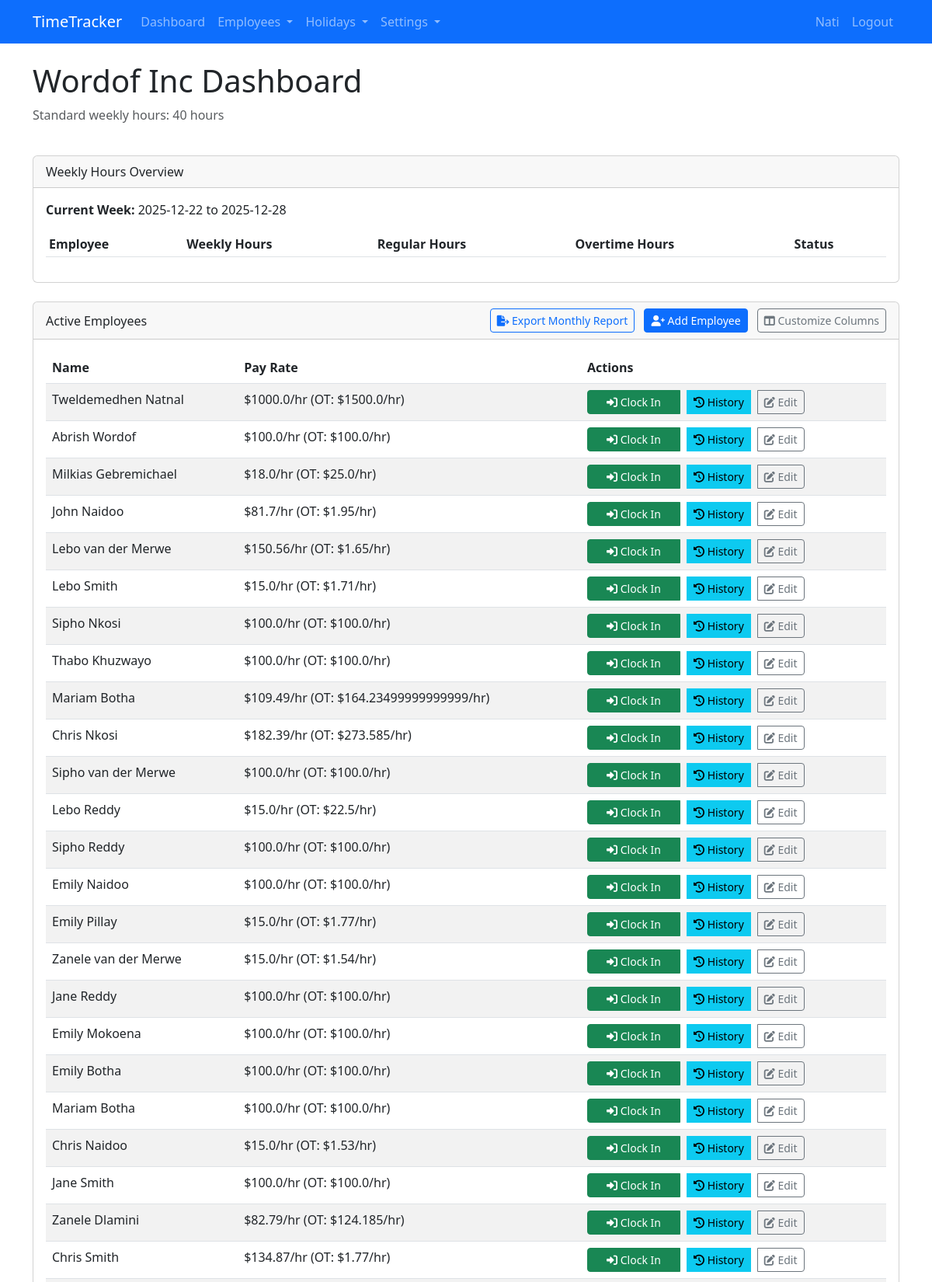
The page /dashboard (signed in, upper part) on the database its author committed.
### app.py (models this page shows, shortened)
class User(UserMixin, db.Model):
    id = db.Column(db.Integer, primary_key=True)
    username = db.Column(db.String(80), unique=True, nullable=False)
    email = db.Column(db.String(120), unique=True, nullable=False)
    password_hash = db.Column(db.String(128))
    is_admin = db.Column(db.Boolean, default=False)
    company_id = db.Column(db.Integer, db.ForeignKey('company.id'))

class Company(db.Model):
    id = db.Column(db.Integer, primary_key=True)
    name = db.Column(db.String(100), nullable=False)
    standard_hours = db.Column(db.Integer, default=40)  # Standard weekly hours before overtime
    default_night_allowance = db.Column(db.Float, default=0.1)  # Default night shift allowance
    default_work_start_time = db.Column(db.Time, default=time(9, 0))  # Default: 9:00 AM
    default_work_end_time = db.Column(db.Time, default=time(17, 0))  # Default: 5:00 PM
    enforce_work_hours = db.Column(db.Boolean, default=False)  # Whether to enforce work hours
    users = db.relationship('User', backref='company', lazy=True)
    employees = db.relationship('Employee', backref='company', lazy=True)
    job_titles = db.relationship('JobTitle', backref='company', lazy=True)
    locations = db.relationship('Location', backref='company', lazy=True)
    groups = db.relationship('EmployeeGroup', backref='company', lazy=True)

class ColumnSettings(db.Model):
    id = db.Column(db.Integer, primary_key=True)
    company_id = db.Column(db.Integer, db.ForeignKey('company.id'), nullable=False)
    view_type = db.Column(db.String(50), nullable=False)  # 'dashboard', 'employee_timesheet', 'group_timesheet'
    column_name = db.Column(db.String(50), nullable=False)
    display_name = db.Column(db.String(100))
    is_visible = db.Column(db.Boolean, default=True)
    display_order = db.Column(db.Integer, default=0)
    company = db.relationship('Company', backref='column_settings')
    __table_args__ = (db.UniqueConstraint('company_id', 'view_type', 'column_name', name='_company_view_column_uc'),)
    @staticmethod
    def get_visible_columns(company_id, view_type):
        settings = ColumnSettings.query.filter_by(
            company_id=company_id,
            view_type=view_type,
            is_visible=True
        ).order_by(ColumnSettings.display_order).all()
        return settings

class Employee(db.Model):
    id = db.Column(db.Integer, primary_key=True)
    first_name = db.Column(db.String(50), nullable=False)
    last_name = db.Column(db.String(50), nullable=False)
    email = db.Column(db.String(120), unique=True, nullable=False)
    phone = db.Column(db.String(20))
    hourly_rate = db.Column(db.Float, nullable=False)
    overtime_rate = db.Column(db.Float, nullable=False)
    weekend_rate = db.Column(db.Float, nullable=False)
    additional_info = db.Column(db.Text)
    company_id = db.Column(db.Integer, db.ForeignKey('company.id'), nullable=False)
    job_title_id = db.Column(db.Integer, db.ForeignKey('job_title.id'))
    location_id = db.Column(db.Integer, db.ForeignKey('location.id'))
    rate_function_id = db.Column(db.Integer, db.ForeignKey('rate_function.id'))
    is_sunday_worker = db.Column(db.Boolean, default=False)  # Field for Sunday workers
    is_holiday_worker = db.Column(db.Boolean, default=False)  # Field for holiday workers
    is_night_worker = db.Column(db.Boolean, default=False)  # Field for night shift workers
    night_shift_allowance = db.Column(db.Float, default=0.1)  # Allowance rate for night shifts
    timesheets = db.relationship('Timesheet', backref='employee', lazy=True)
    is_active = db.Column(db.Boolean, default=True)
    work_start_time = db.Column(db.Time, nullable=True)  # Custom start time, NULL means use job title or company default
    work_end_time = db.Column(db.Time, nullable=True)    # Custom end time, NULL means use job title or company default

### app.py (the view, shortened to what this page needs)
@app.route('/dashboard')
@login_required
def dashboard():
    company = current_user.company
    active_employees = Employee.query.filter_by(company_id=company.id, is_active=True).all()
    active_timesheets = {}
    for employee in active_employees:
        active_timesheet = Timesheet.query.filter_by(employee_id=employee.id, clock_out=None).first()
        if active_timesheet:
            active_timesheets[employee.id] = active_timesheet
    import calendar
    import datetime
    month_names = list(calendar.month_name)[1:]  # Skip the first empty element
    current_month = datetime.datetime.now().month
    current_year = datetime.datetime.now().year
    today = datetime.datetime.now()
    week_start = today - datetime.timedelta(days=today.weekday())  # Monday of this week
    week_start = week_start.replace(hour=0, minute=0, second=0, microsecond=0)
    week_end = week_start + datetime.timedelta(days=6)  # Sunday of this week
    week_end = week_end.replace(hour=23, minute=59, second=59)
    weekly_hours = {}
    for employee in active_employees:
        completed_timesheets = Timesheet.query.filter(
            Timesheet.employee_id == employee.id,
            Timesheet.clock_in >= week_start,
            Timesheet.clock_in <= week_end,
            Timesheet.clock_out != None
        ).all()
        total_hours = sum(ts.calculate_hours() for ts in completed_timesheets)
        if employee.id in active_timesheets:
            active_ts = active_timesheets[employee.id]
            now = datetime.datetime.now()
            active_hours = (now - active_ts.clock_in).total_seconds() / 3600
            total_hours += active_hours
        weekly_hours[employee.id] = total_hours
    custom_fields = CustomField.query.filter_by(company_id=company.id).all()
    dashboard_columns = ColumnSettings.get_visible_columns(company.id, 'dashboard')
    for field in custom_fields:
        column_name = f"custom_{field.id}"
        existing = ColumnSettings.query.filter_by(
            company_id=company.id,
            view_type='dashboard',
            column_name=column_name
        ).first()
    if custom_fields:
        db.session.commit()
    return render_template('dashboard.html',
                          company=company,
                          employees=active_employees,
                          active_timesheets=active_timesheets,
                          month_names=month_names,
                          current_month=current_month,
                          current_year=current_year,
                          weekly_hours=weekly_hours,
                          week_start_date=week_start.date(),
                          week_end_date=week_end.date(),
                          dashboard_columns=dashboard_columns,
                          custom_fields=custom_fields)

### app.py (called while the page is built)
@login_manager.user_loader
def load_user(user_id):
    return User.query.get(int(user_id))

### templates/dashboard.html (shortened to what this page needs)
{% extends "base.html" %}
{% block content %}
<div class="row mb-4">
    <div class="col-md-12">
        <h1>{{ company.name }} Dashboard</h1>
        <p class="text-muted">Standard weekly hours: {{ company.standard_hours }} hours</p>
    </div>
</div>
<div class="row mb-4">
    <div class="col-md-12">
        <div class="card">
            <div class="card-header">Weekly Hours Overview</div>
            <div class="card-body">
                <p><strong>Current Week:</strong> {{ week_start_date.strftime('%Y-%m-%d') }} to {{ week_end_date.strftime('%Y-%m-%d') }}</p>
                <div class="table-responsive">
                    <table class="table table-sm table-striped">
                        <thead>
                            <tr>
                                <th>Employee</th>
                                <th>Weekly Hours</th>
                                <th>Regular Hours</th>
                                <th>Overtime Hours</th>
                                <th>Status</th>
                            </tr>
                        </thead>
                    </table>
                </div>
            </div>
        </div>
    </div>
</div>
<div class="row">
    <div class="col-md-12">
        <div class="card">
            <div class="card-header d-flex justify-content-between align-items-center">
                <span>Active Employees</span>
                {% if current_user.is_admin %}
                <div>
                    <a href="{{ url_for('export_monthly_timesheet') }}" class="btn btn-outline-primary btn-sm">
                        <i class="fas fa-file-export"></i> Export Monthly Report
                    </a>
                    <a href="{{ url_for('add_employee') }}" class="btn btn-primary btn-sm ms-2">
                        <i class="fas fa-user-plus"></i> Add Employee
                    </a>
                    <a href="{{ url_for('column_settings') }}" class="btn btn-outline-secondary btn-sm ms-2">
                        <i class="fas fa-columns"></i> Customize Columns
                    </a>
                </div>
                {% endif %}
            </div>
            <div class="card-body">
                {% if employees %}
                <div class="table-responsive">
                    <table class="table table-striped">
                        <thead>
                            <tr>
                                {% for column in dashboard_columns %}
                                <th>{{ column.display_name }}</th>
                                {% endfor %}
                            </tr>
                        </thead>
                        <tbody>
                            {% for employee in employees %}
                            <tr>
                                {% for column in dashboard_columns %}
                                <td>
                                    {% if column.column_name == 'name' %}
                                        {{ employee.first_name }} {{ employee.last_name }}
                                    {% elif column.column_name == 'email' %}
                                        {{ employee.email }}
                                    {% elif column.column_name == 'pay_rate' %}
                                        ${{ employee.hourly_rate }}/hr (OT: ${{ employee.overtime_rate }}/hr)
                                    {% elif column.column_name == 'status' %}
                                        {% if employee.id in active_timesheets %}
                                        <span class="badge bg-success">Clocked In</span>
                                        {% else %}
                                        <span class="badge bg-secondary">Clocked Out</span>
                                        {% endif %}
                                    {% elif column.column_name == 'actions' %}
                                        <div class="btn-group">
                                            {% if employee.id in active_timesheets %}
                                            <a href="{{ url_for('clock_out', employee_id=employee.id) }}" class="btn btn-danger btn-sm clock-btn active-clock">
                                                <i class="fas fa-sign-out-alt"></i> Clock Out
                                            </a>
                                            {% else %}
                                            <a href="{{ url_for('clock_in', employee_id=employee.id) }}" class="btn btn-success btn-sm clock-btn">
                                                <i class="fas fa-sign-in-alt"></i> Clock In
                                            </a>
                                            {% endif %}
                                            <a href="{{ url_for('employee_timesheets', employee_id=employee.id) }}" class="btn btn-info btn-sm ms-2">
                                                <i class="fas fa-history"></i> History
                                            </a>
                                            {% if current_user.is_admin %}
                                            <a href="{{ url_for('edit_employee', employee_id=employee.id) }}" class="btn btn-outline-secondary btn-sm ms-2">
                                                <i class="fas fa-edit"></i> Edit
                                            </a>
                                            {% endif %}
                                        </div>
                                    {% endif %}
                                </td>
                                {% endfor %}
                            </tr>
                            {% endfor %}
                        </tbody>
                    </table>
                </div>
                {% else %}
                <p class="text-center">No active employees. {% if current_user.is_admin %}<a href="{{ url_for('add_employee') }}">Add an employee</a> to get started.{% endif %}</p>
                {% endif %}
            </div>
        </div>
    </div>
</div>
{% endblock %}

### templates/base.html (shortened to what this page needs)
<!DOCTYPE html>
<html lang="en">
<head>
    <link href="https://cdn.jsdelivr.net/npm/bootstrap@5.3.0-alpha1/dist/css/bootstrap.min.css" rel="stylesheet">
    <link href="https://cdnjs.cloudflare.com/ajax/libs/font-awesome/6.0.0/css/all.min.css" rel="stylesheet">
</head>
<body>
    <nav class="navbar navbar-expand-lg navbar-dark bg-primary">
        <div class="container">
            <a class="navbar-brand" href="{{ url_for('index') }}">TimeTracker</a>
            <div class="collapse navbar-collapse" id="navbarNav">
                <ul class="navbar-nav me-auto">
                    {% if current_user.is_authenticated %}
                    <li class="nav-item">
                        <a class="nav-link" href="{{ url_for('dashboard') }}">Dashboard</a>
                    </li>
                    {% if current_user.is_admin %}
                    <li class="nav-item dropdown">
                        <a class="nav-link dropdown-toggle" href="#" id="employeesDropdown" role="button" data-bs-toggle="dropdown" aria-expanded="false">
                            Employees
                        </a>
                    </li>
                    <li class="nav-item dropdown">
                        <a class="nav-link dropdown-toggle" href="#" id="holidaysDropdown" role="button" data-bs-toggle="dropdown" aria-expanded="false">
                            Holidays
                        </a>
                    </li>
                    <li class="nav-item dropdown">
                        <a class="nav-link dropdown-toggle" href="#" id="settingsDropdown" role="button" data-bs-toggle="dropdown" aria-expanded="false">
                            Settings
                        </a>
                    </li>
                    {% endif %}
                    {% endif %}
                </ul>
                <ul class="navbar-nav">
                    {% if current_user.is_authenticated %}
                    <li class="nav-item">
                        <span class="nav-link">{{ current_user.username }}</span>
                    </li>
                    <li class="nav-item">
                        <a class="nav-link" href="{{ url_for('logout') }}">Logout</a>
                    </li>
                    {% endif %}
                </ul>
            </div>
        </div>
    </nav>
    <div class="container mt-4">
        {% block content %}{% endblock %}
    </div>
</body>
</html>

### templates/base.html (style rules this page uses)
.clock-btn { width: 120px; }

### rows shown on the page
User: username "Nati"
Company: name "Wordof Inc", standard_hours "40"
ColumnSettings: display_name "Name"
ColumnSettings: display_name "Pay Rate"
ColumnSettings: display_name "Actions"
Employee: first_name "Tweldemedhen", last_name "Natnal", hourly_rate "1000.0", overtime_rate "1500.0"
Employee: first_name "Abrish", last_name "Wordof", hourly_rate "100.0", overtime_rate "100.0"
Employee: first_name "Milkias", last_name "Gebremichael", hourly_rate "18.0", overtime_rate "25.0"
Employee: first_name "John", last_name "Naidoo", hourly_rate "81.7", overtime_rate "1.95"
Employee: first_name "Lebo", last_name "van der Merwe", hourly_rate "150.56", overtime_rate "1.65"
Employee: first_name "Lebo", last_name "Smith", hourly_rate "15.0", overtime_rate "1.71"
Employee: first_name "Sipho", last_name "Nkosi", hourly_rate "100.0", overtime_rate "100.0"
Employee: first_name "Thabo", last_name "Khuzwayo", hourly_rate "100.0", overtime_rate "100.0"
Employee: first_name "Mariam", last_name "Botha", hourly_rate "109.49", overtime_rate "164.23499999999999"
Employee: first_name "Chris", last_name "Nkosi", hourly_rate "182.39", overtime_rate "273.585"
Employee: first_name "Sipho", last_name "van der Merwe", hourly_rate "100.0", overtime_rate "100.0"
Employee: first_name "Lebo", last_name "Reddy", hourly_rate "15.0", overtime_rate "22.5"
Employee: first_name "Sipho", last_name "Reddy", hourly_rate "100.0", overtime_rate "100.0"
Employee: first_name "Emily", last_name "Naidoo", hourly_rate "100.0", overtime_rate "100.0"
Employee: first_name "Emily", last_name "Pillay", hourly_rate "15.0", overtime_rate "1.77"
Employee: first_name "Zanele", last_name "van der Merwe", hourly_rate "15.0", overtime_rate "1.54"
Employee: first_name "Jane", last_name "Reddy", hourly_rate "100.0", overtime_rate "100.0"
Employee: first_name "Emily", last_name "Mokoena", hourly_rate "100.0", overtime_rate "100.0"
Employee: first_name "Emily", last_name "Botha", hourly_rate "100.0", overtime_rate "100.0"
Employee: first_name "Mariam", last_name "Botha", hourly_rate "100.0", overtime_rate "100.0"
Employee: first_name "Chris", last_name "Naidoo", hourly_rate "15.0", overtime_rate "1.53"
Employee: first_name "Jane", last_name "Smith", hourly_rate "100.0", overtime_rate "100.0"
Employee: first_name "Zanele", last_name "Dlamini", hourly_rate "82.79", overtime_rate "124.185"
Employee: first_name "Chris", last_name "Smith", hourly_rate "134.87", overtime_rate "1.77"

### other values the page prints
{{ week_start_date.strftime('%Y-%m-%d') }} "2025-12-22"
{{ week_end_date.strftime('%Y-%m-%d') }} "2025-12-28"
